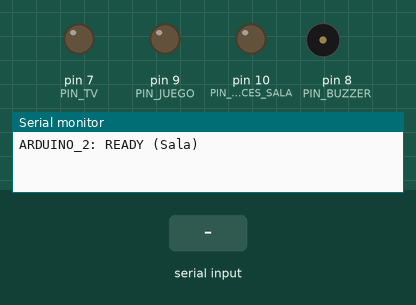
A sketch run on a simulated Arduino Uno, built with avr-gcc and run on an emulated ATmega328P. On the bench: output pins drawn as LEDs (lit = HIGH), buzzer (waves = sounding), the last lines printed to the serial monitor. Inputs (shaded band) come from the test bench.

Above: at 1.2 s.
1.3 s: "TV_ON\n" received over Serial
At 2.7 s:
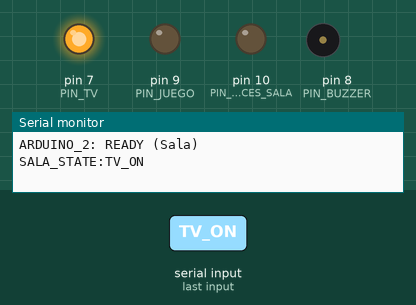
3.0 s: "TV_OFF\n" received over Serial
At 3.18 s:
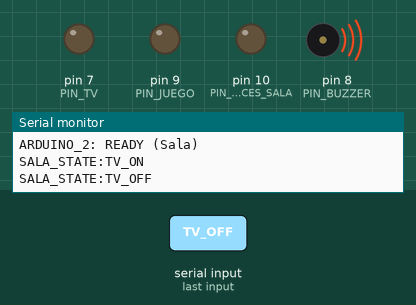
4.8 s: "JUEGO_ON\n" received over Serial
At 6.2 s:
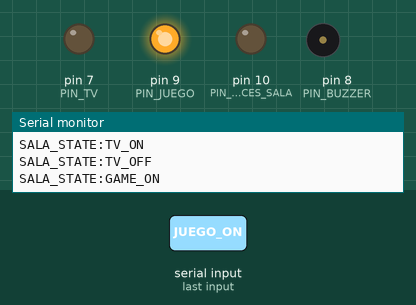
6.5 s: "ENCENDER_SALA\n" received over Serial
At 7.4 s:
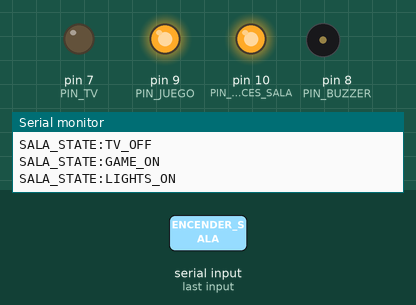
8.0 s: "PLAY_NOTE:\n" received over Serial
At 8.11 s:
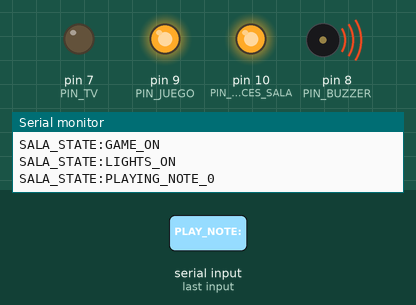
9.7 s: "JUEGO_OFF\n" received over Serial
At 10.9 s:
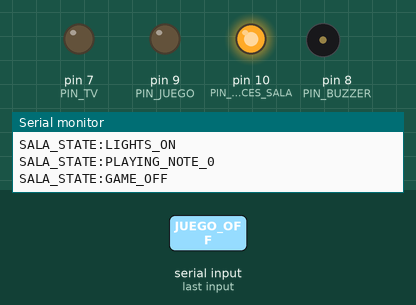
Timing chart, 0 to 12.2 s (numbered marks = the images above; inputs shaded):
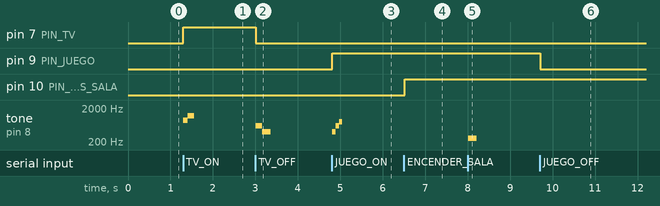

The sketch:

Arduino2_Sala.ino
```cpp
/**
 * Arduino 2: Control de Sala Inteligente (Multimedia y Juegos)
 * Proyecto de Domótica por Voz - Universidad
 *
 * Conexiones Sugeridas:
 * - TV: LED de estado -> Pin 7 (Verde = Encendido, Rojo = Apagado o LED simple)
 * - Piano: Buzzer Pasivo -> Pin 8 (Reproduce melodías o tonos al presionar teclas)
 * - Juegos: LED indicador de juego activo -> Pin 9
 * - Iluminación Ambiental Sala: Tira LED o LED -> Pin 10
 */

const int PIN_TV = 7;
const int PIN_BUZZER = 8;
const int PIN_JUEGO = 9;
const int PIN_LUCES_SALA = 10;

String inputBuffer = "";

// Notas del piano simplificadas
int notas[] = {262, 294, 330, 349, 392, 440, 494, 523}; // Do, Re, Mi, Fa, Sol, La, Si, Do (C4 a C5)

void setup() {
  Serial.begin(9600);

  pinMode(PIN_TV, OUTPUT);
  pinMode(PIN_BUZZER, OUTPUT);
  pinMode(PIN_JUEGO, OUTPUT);
  pinMode(PIN_LUCES_SALA, OUTPUT);

  // Estado Inicial
  digitalWrite(PIN_TV, LOW);
  digitalWrite(PIN_JUEGO, LOW);
  digitalWrite(PIN_LUCES_SALA, LOW);

  Serial.println("ARDUINO_2: READY (Sala)");
}

void loop() {
  while (Serial.available() > 0) {
    char inChar = (char)Serial.read();
    if (inChar == '\n' || inChar == '\r') {
      inputBuffer.trim();
      if (inputBuffer.length() > 0) {
        processCommand(inputBuffer);
      }
      inputBuffer = "";
    } else {
      inputBuffer += inChar;
    }
  }
}

void processCommand(String cmd) {
  // --- COMANDOS DE LA TELEVISIÓN ---
  if (cmd.equals("TV_ON")) {
    digitalWrite(PIN_TV, HIGH);
    // Tono de encendido
    tone(PIN_BUZZER, 880, 100);
    delay(100);
    tone(PIN_BUZZER, 1200, 150);
    Serial.println("SALA_STATE:TV_ON");
  }
  else if (cmd.equals("TV_OFF")) {
    digitalWrite(PIN_TV, LOW);
    // Tono de apagado
    tone(PIN_BUZZER, 600, 150);
    delay(150);
    tone(PIN_BUZZER, 400, 200);
    Serial.println("SALA_STATE:TV_OFF");
  }

  // --- COMANDOS DEL PIANO ---
  else if (cmd.startsWith("PLAY_NOTE:")) {
    // Comando ej: "PLAY_NOTE:0" para tocar nota Do
    int notaIndex = cmd.substring(10).toInt();
    if (notaIndex >= 0 && notaIndex < 8) {
      tone(PIN_BUZZER, notas[notaIndex], 200);
      Serial.println("SALA_STATE:PLAYING_NOTE_" + String(notaIndex));
    }
  }
  else if (cmd.equals("PIANO_ON")) {
    // Tocar una pequeña melodía de bienvenida al piano
    tocarMelodiaIntro();
    Serial.println("SALA_STATE:PIANO_ACTIVE");
  }

  // --- COMANDOS DEL JUEGO ---
  else if (cmd.equals("JUEGO_ON")) {
    digitalWrite(PIN_JUEGO, HIGH);
    // Sonido retro de juego
    for (int i = 0; i < 3; i++) {
      tone(PIN_BUZZER, 400 + (i * 200), 80);
      delay(80);
    }
    Serial.println("SALA_STATE:GAME_ON");
  }
  else if (cmd.equals("JUEGO_OFF")) {
    digitalWrite(PIN_JUEGO, LOW);
    Serial.println("SALA_STATE:GAME_OFF");
  }

  // --- ILUMINACIÓN AMBIENTAL GENERAL ---
  else if (cmd.equals("ENCENDER_SALA")) {
    digitalWrite(PIN_LUCES_SALA, HIGH);
    Serial.println("SALA_STATE:LIGHTS_ON");
  }
  else if (cmd.equals("APAGAR_SALA")) {
    digitalWrite(PIN_LUCES_SALA, LOW);
    Serial.println("SALA_STATE:LIGHTS_OFF");
  }
}

void tocarMelodiaIntro() {
  int melodia[] = {262, 330, 392, 523};
  int duracion = 150;
  for (int i = 0; i < 4; i++) {
    tone(PIN_BUZZER, melodia[i], duracion);
    delay(duracion + 30);
  }
}
```

Measured:
- after the input at 1.3 s, pin 7 (PIN_TV): LOW → HIGH at once; tone on pin 8 (PIN_BUZZER): silent → 880 Hz at once, → 1200 Hz 0.10 s later, → silent 0.15 s later
- after the input at 3.0 s, pin 7 (PIN_TV): HIGH → LOW at once; tone on pin 8 (PIN_BUZZER): silent → 600 Hz at once, → 400 Hz 0.15 s later, → silent 0.20 s later
- after the input at 4.8 s, pin 9 (PIN_JUEGO): LOW → HIGH at once; tone on pin 8 (PIN_BUZZER): silent → 400 Hz at once, → 600 Hz 0.08 s later, → 800 Hz 0.08 s later, → silent 0.08 s later
- after the input at 6.5 s, pin 10 (PIN_LUCES_SALA): LOW → HIGH at once
- after the input at 8.0 s, tone on pin 8 (PIN_BUZZER): silent → 262 Hz at once, → silent 0.20 s later
- after the input at 9.7 s, pin 9 (PIN_JUEGO): HIGH → LOW at once
